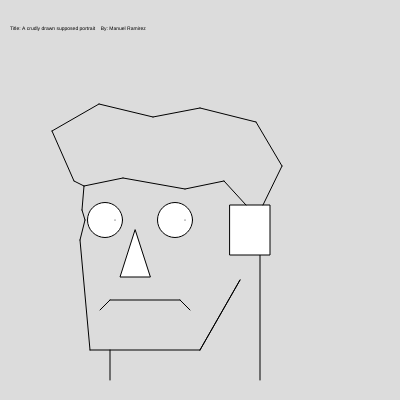
Frame 1 (no input)
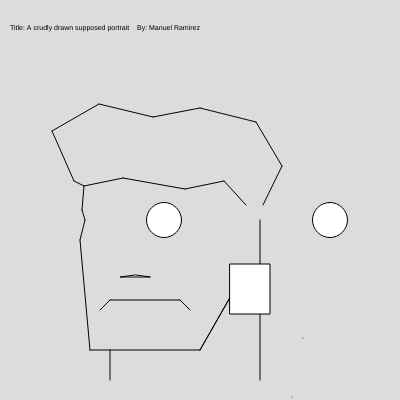
Frame 60 (no input)
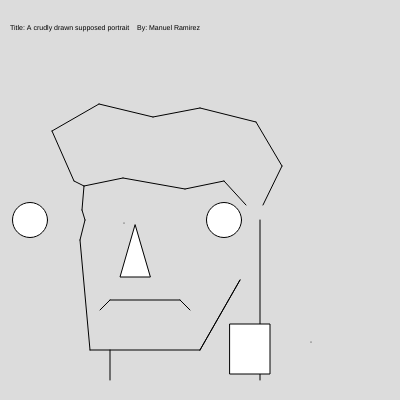
Frame 120 (the mouse pressed at the canvas centre since frame 60)

The p5.js sketch that drew these frames (run headless with seeded random() and noise() and a simulated clock; from frame 60 on, the mouse is pressed at the canvas centre):

// p5.js sketch
// ── sketch.js
//eye var
var eye1X = 175;
var eye1Y = 220;
var eye1mov = 3;

var eye2X = 105;
var eye2Y = 220;
var eye2mov = 5;

//pupil var
var pup1X = 185;
var pup1Y = 220;
var pup1mov = 2;

var pup2X = 115;
var pup2Y = 220;
var pup2mov = 3;

//nose var
var noseX = 135;
var noseY = 230;
var noseMov = 2;

//ear var
var earX = 230;
var earY = 205;
var earMov = 6;

//text var
var size = 5;
var count = 0;
var sizeDirection = 2;

function setup() {
  createCanvas(400, 400);
}
 noseMov = Math.floor(Math.random() * 5) +1;

 eye1mov = Math.floor(Math.random() * 5) +1;

 eye2mov = Math.floor(Math.random() * 5) +1;

 earMov = Math.floor(Math.random() * 5) +1;
 

function draw() {
  background(220);
line(80, 240, 90, 350);
line(90, 350, 200, 350);
line(200, 350, 240, 280);
line(200, 350, 240, 280);
line(260, 220, 260, 380);
line(100, 310, 110, 300);
line(110, 300, 180, 300);
line(180, 300, 190, 310);
line(110, 350, 110, 380);
line(80, 240, 85, 220);
line(85, 220, 82, 210); 
line(82, 210, 84, 186);

//eyes (will move side to side)
//eye 1
circle(eye1X,eye1Y,35);
if (eye1X >= 400 || eye1X <= 0) {
eye1mov *= -1;
}
eye1X += eye1mov;

//eye 2
circle(eye2X,eye2Y,35);
if (eye2X >= 400 || eye2X <= 0) {
eye2mov *= -1;
}
eye2X += eye2mov;


//pupils (will move diagonally but will be kind of hard to see, zoom to get a look at it)

//pupil 1 (will move diagonally but will be kind of hard to see, zoom to get a look at it)
point(pup1X, pup1Y);
if (pup1X >= 400 || pup1X <= 0) {
pup1mov *= -1;
}
pup1X += pup1mov;

if (pup1Y >= 400 || pup1Y <= 0) {
pup1mov *= -1;
}
pup1Y += pup1mov;

//pupil 2 (will move diagonally but will be kind of hard to see, zoom to get a look at it)
point(pup2X, pup2Y);
if (pup2X >= 400 || pup2X <= 0) {
pup2mov *= -1;
}
pup2X += pup2mov;

if (pup2Y >= 400 || pup2Y <= 0) {
pup2mov *= -1;
}
pup2Y += pup2mov;


//nose (will move up and down)
triangle(noseX, noseY, 120, 277, 150, 277);
if (noseY >= 300 || noseY <= 200) {
noseMov *= -1;
}
noseY += noseMov;
//ear (will move up and down)
rect(earX,earY,40,50);
if (earY >= 400 || earY <= 0) {
earMov *= -1;
}
earY += earMov;

line(84, 186, 123, 178); 
line(123, 178, 185, 189);
line(185, 189, 224, 181);
line(224, 181, 246, 205);
line(263, 205, 282, 166);
line(282, 166, 256, 122);
line(256, 122, 200, 108);
line(200, 108, 153, 117);
line(153, 117, 99, 104);
line(99, 104, 52, 131);
line(52, 131, 74, 181);
line(74, 181, 84, 186); 

//title
    textSize(size);
    size+= sizeDirection;
    count++;
    if(count > 5)
    {
        sizeDirection *=-1;
        count = 0;
    }

text('Title: A crudly drawn supposed portrait    By: Manuel Ramirez', 10, 30);
}
// ── sketchpage.html
<html>
  <head>
<title>
Sketch page
</title>
    <script src="https://cdnjs.cloudflare.com/ajax/libs/p5.js/1.1.9/p5.min.js"></script>
    <script src="sketch.js"></script>
  </head>
  <body>
<h1>My portrait (though it doesn't really look like me at all)</h1>
  </body>
</html>
